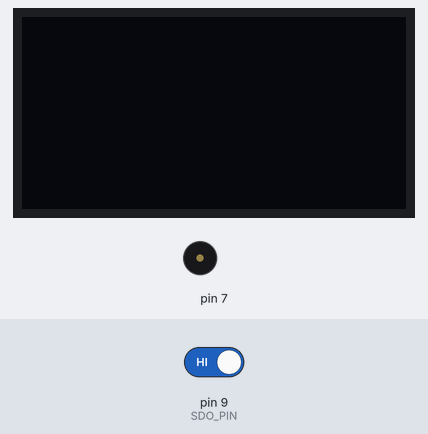
The sketch below on a simulated Arduino Uno, built with avr-gcc and run on an emulated ATmega328P. On the bench: 128×64 one-colour display, buzzer (waves = sounding). The test bench sets the inputs (shaded band); at power-on: pin 9 (SDO_PIN) HIGH.

Above: at 1.2 s.
1.3 s: pin 9 (SDO_PIN) driven LOW
At 1.6 s:
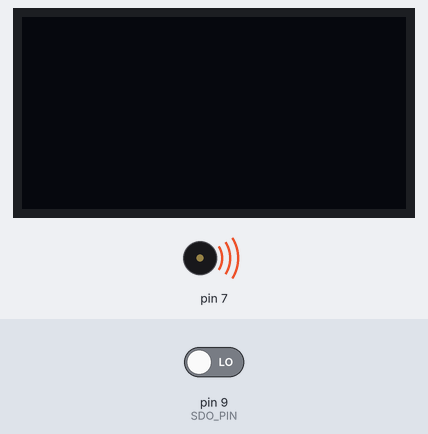
At 4.2 s:
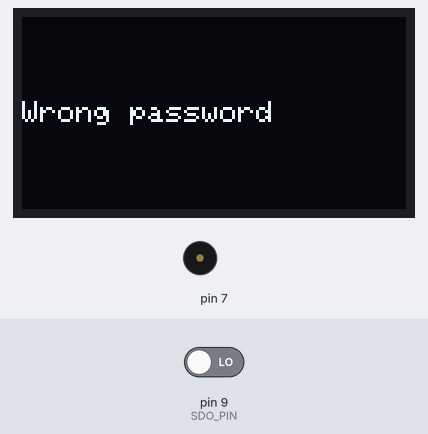
4.3 s: pin 9 (SDO_PIN) driven HIGH
At 5.4 s:
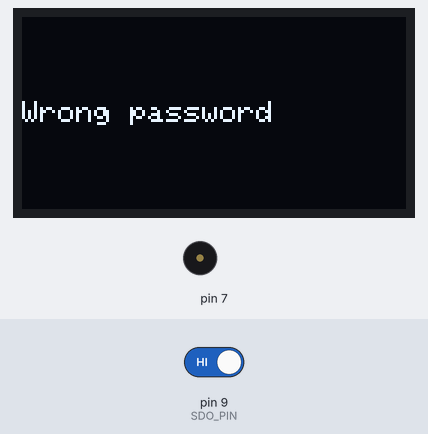
Timing chart, 0 to 7.3 s (numbered marks = the images above; inputs shaded):
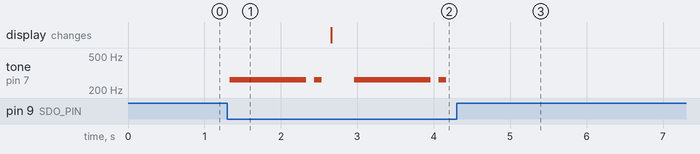

The sketch:

doorlock.ino
```cpp
#include <Wire.h>                   //i2c통신을 사용하기 때문에 아두이노의 i2c 통신용 라이브러리가 필요
#include <Adafruit_GFX.h>           // adafruit의 그래픽 관련 라이브러리
#include <Adafruit_SSD1306.h>        // ssd1306 제어용 라이브러리

#define SCREEN_WIDTH 128              // OLED 디스플레이의 가로 픽셀수
#define SCREEN_HEIGHT 64              // OLED 디스플레이의 세로 픽셀수

#define OLED_RESET     4             // 리셋핀이 있는 oled의 리셋핀에 연결할 아두이노의 핀 번호, 리셋핀이 없는 모듈은 임의의 숫자를 넣어도 됨.
Adafruit_SSD1306 display(SCREEN_WIDTH, SCREEN_HEIGHT, &Wire, OLED_RESET);    // 디스플레이 객체 생성

byte password[8] = {1,1,1,1,1,1,1,1};
byte answer[8] = {0,};


#define SCL_PIN 8
#define SDO_PIN 9

byte Key;
byte cnt;

void setup(){
  Serial.begin(9600);
  pinMode(SCL_PIN, OUTPUT);
  pinMode(SDO_PIN, INPUT);
  pinMode(7, OUTPUT);
  Serial.begin(9600);
  display.begin(SSD1306_SWITCHCAPVCC, 0x3C);
  display.clearDisplay();
}

void loop(){
  Key = Read_Keypad();
  if (Key){
    if(cnt < 8){
      answer[cnt++] = Key;
      tone(7, 262,200);
    }
    else if(cnt == 8){
      for(int i = 0; i < 8 ; i++){
        if(answer[i] != password[i]){
          tone(7, 262,100);
          delay(100);
          tone(7, 262,100);
          delay(200);
          tone(7, 262,100);
          delay(200);
          display.clearDisplay();
          display.setTextSize(1);
          display.setTextColor(WHITE);
          display.setCursor(0,28);
          display.println("Wrong password");
          display.display();
          delay(200);
          display.clearDisplay();
          break;

        }
        if(i == 7){
          display.clearDisplay();
          display.setTextSize(1);
          display.setTextColor(WHITE);
          display.setCursor(0,28);
          display.println("Hello, master!");
          display.display();
          delay(2000);
          tone(7, 262,100);
          delay(100);
          tone(7, 362,100);
          delay(200);
          tone(7, 462,100);
          delay(200);
          display.clearDisplay();
        }
      }
      cnt =0;
    }
  }

  delay(100);
}

byte Read_Keypad(void){
  digitalWrite(SCL_PIN, LOW);
  byte Count;
  byte Key_State = 0;
  for(Count = 1; Count <= 8; Count++){
    digitalWrite(SCL_PIN, LOW);
    if (!digitalRead(SDO_PIN))
      Key_State = Count;
    digitalWrite(SCL_PIN, HIGH);
  }
  return Key_State;
}
```

Measured:
- after the input at 1.3 s, tone on pin 7: plays 262 Hz for 1.0 s, 262 Hz for 0.10 s, 262 Hz for 1.0 s, 262 Hz for 0.10 s, starting at once
- after the input at 4.3 s, tone on pin 7: stops changing and stays silent
